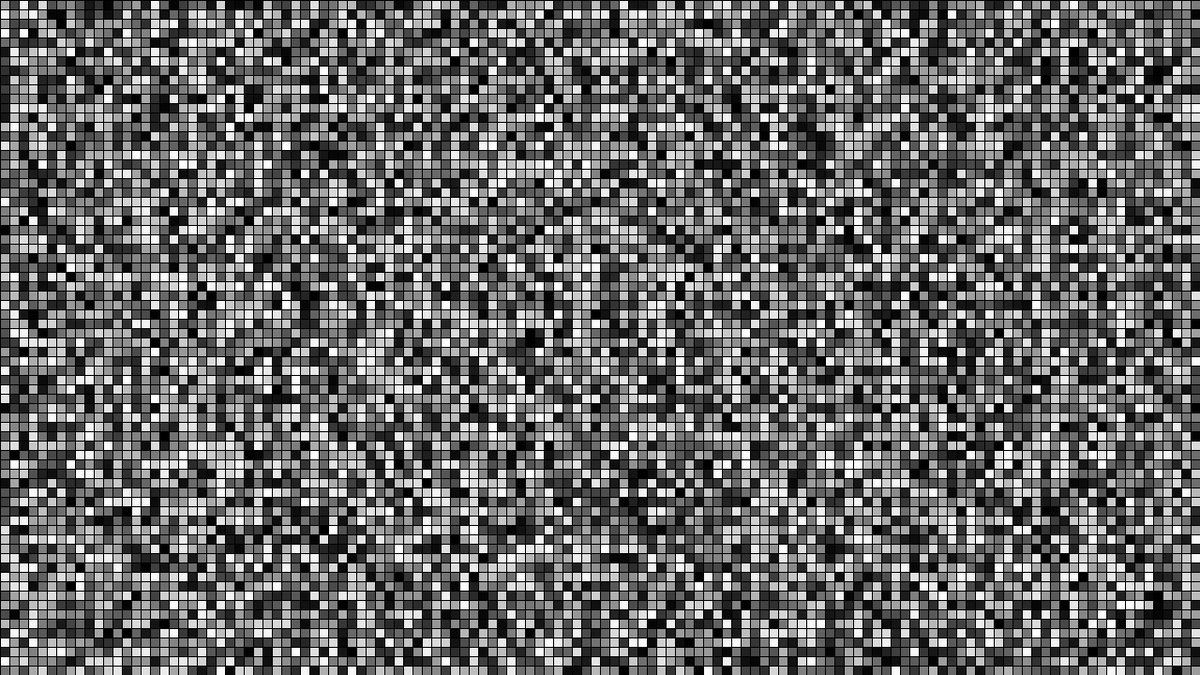
Frame 1 (no input)
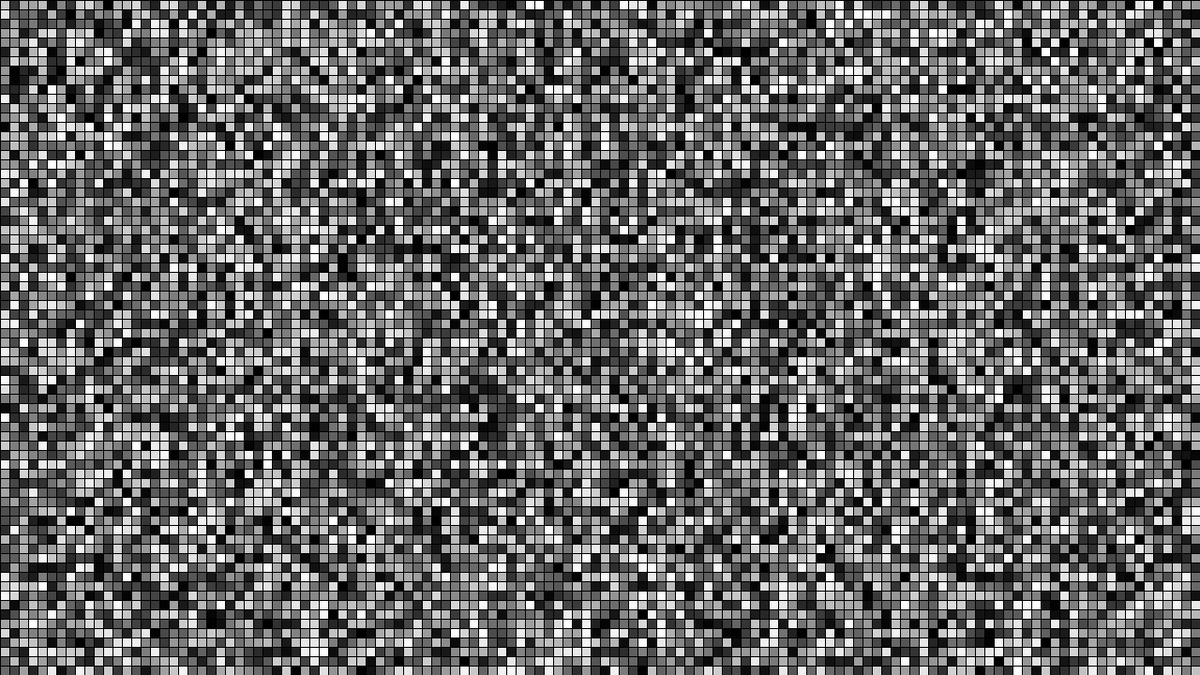
Frame 60 (the mouse pressed at the canvas centre just before this capture)
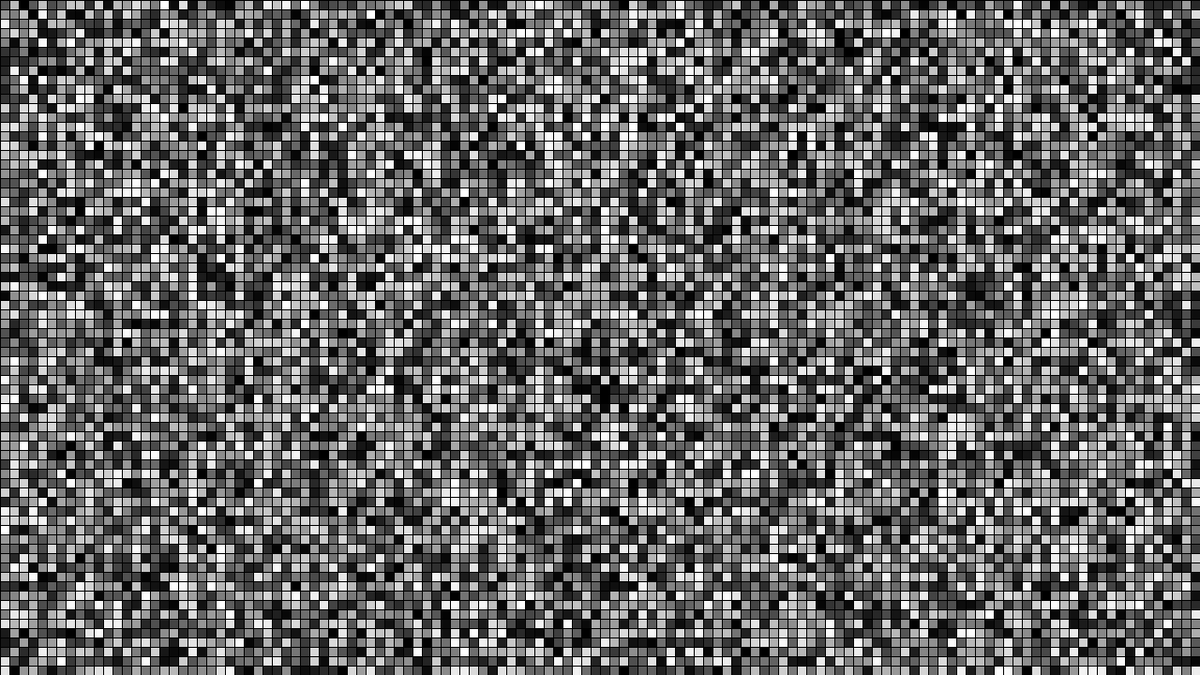
Frame 120 (the mouse held since frame 60 and released just before this capture)

The Processing sketch that drew these frames (run headless with seeded random() and noise(); from frame 60 on, the mouse is pressed at the canvas centre):

// Processing sketch: ameisenfussball
// ── ameisenfussball.pde
int stepX;
int stepY;

void setup(){
  size(1280, 720);
  colorMode(RGB, 1);
  stepX = 10;
  stepY = 10;
  frameRate(10);
}

void draw(){
  for(int h = 0; h < height; h += stepY){
    for(int w = 0; w < width; w += stepX){
      fill(random(1));
      rect(w, h, stepX, stepY);
    }
  }
}
